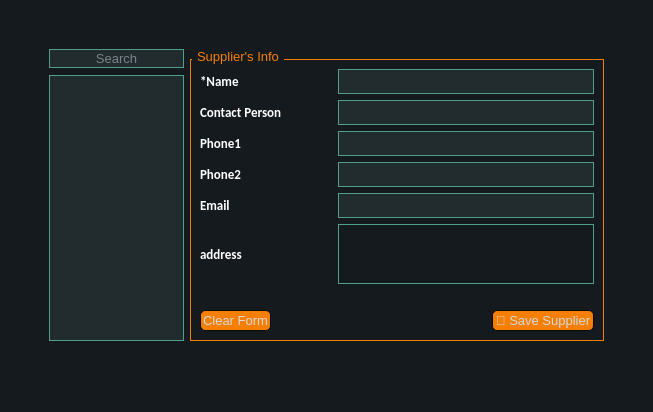
<?xml version="1.0" encoding="UTF-8"?>
<ui version="4.0">
 <class>MainWindow</class>
 <widget class="QMainWindow" name="MainWindow">
  <property name="geometry">
   <rect>
    <x>0</x>
    <y>0</y>
    <width>653</width>
    <height>412</height>
   </rect>
  </property>
  <property name="windowTitle">
   <string>MainWindow</string>
  </property>
  <property name="styleSheet">
   <string notr="true">QMainWindow , QWidget {
	font-size: 10pt;
	font-family: &quot;Segoe UI&quot;;
	background-color:#151a1e;
}

QCalendar {
	font-size: 10pt;
	font-family: &quot;Segoe UI&quot;;
	background-color: #151a1e;
}

QTextEdit {
	font-size: 10pt;
	font-family: &quot;Segoe UI&quot;;
	border-width: 1px;
	border-style: solid;
	border-color: #4fa08b;
	background-color: #222b2e;
	color: #d3dae3;
}

QPlainTextEdit {
	font-size: 10pt;
	font-family: &quot;Segoe UI&quot;;
	border-width: 1px;
	border-style: solid;
	border-color: #4fa08b;
	background-color: #222b2e;
	color: #d3dae3;
}

QToolButton {
	font-size: 10pt;
	font-family: &quot;Segoe UI&quot;;
	border-style: solid;
	border-top-color: qlineargradient(spread:pad, x1:0.5, y1:1, x2:0.5, y2:0, stop:0 rgb(215, 215, 215), stop:1 rgb(222, 222, 222));
	border-right-color: qlineargradient(spread:pad, x1:0, y1:0.5, x2:1, y2:0.5, stop:0 rgb(217, 217, 217), stop:1 rgb(227, 227, 227));
	border-left-color: qlineargradient(spread:pad, x1:0, y1:0.5, x2:1, y2:0.5, stop:0 rgb(227, 227, 227), stop:1 rgb(217, 217, 217));
	border-bottom-color: qlineargradient(spread:pad, x1:0.5, y1:1, x2:0.5, y2:0, stop:0 rgb(215, 215, 215), stop:1 rgb(222, 222, 222));
	border-width: 1px;
	border-radius: 5px;
	color: #d3dae3;
	padding: 2px;
	background-color: rgb(255,255,255);
}

QToolButton:hover {
	font-size: 10pt;
	font-family: &quot;Segoe UI&quot;;
	border-style: solid;
	border-top-color: qlineargradient(spread:pad, x1:0.5, y1:1, x2:0.5, y2:0, stop:0 rgb(195, 195, 195), stop:1 rgb(222, 222, 222));
	border-right-color: qlineargradient(spread:pad, x1:0, y1:0.5, x2:1, y2:0.5, stop:0 rgb(197, 197, 197), stop:1 rgb(227, 227, 227));
	border-left-color: qlineargradient(spread:pad, x1:0, y1:0.5, x2:1, y2:0.5, stop:0 rgb(227, 227, 227), stop:1 rgb(197, 197, 197));
	border-bottom-color: qlineargradient(spread:pad, x1:0.5, y1:1, x2:0.5, y2:0, stop:0 rgb(195, 195, 195), stop:1 rgb(222, 222, 222));
	border-width: 1px;
	border-radius: 5px;
	color: rgb(0,0,0);
	padding: 2px;
	background-color: rgb(255,255,255);
}

QToolButton:pressed {
	font-size: 10pt;
	font-family: &quot;Segoe UI&quot;;
	border-style: solid;
	border-top-color: qlineargradient(spread:pad, x1:0.5, y1:1, x2:0.5, y2:0, stop:0 rgb(215, 215, 215), stop:1 rgb(222, 222, 222));
	border-right-color: qlineargradient(spread:pad, x1:0, y1:0.5, x2:1, y2:0.5, stop:0 rgb(217, 217, 217), stop:1 rgb(227, 227, 227));
	border-left-color: qlineargradient(spread:pad, x1:0, y1:0.5, x2:1, y2:0.5, stop:0 rgb(227, 227, 227), stop:1 rgb(217, 217, 217));
	border-bottom-color: qlineargradient(spread:pad, x1:0.5, y1:1, x2:0.5, y2:0, stop:0 rgb(215, 215, 215), stop:1 rgb(222, 222, 222));
	border-width: 1px;
	border-radius: 5px;
	color: rgb(0,0,0);
	padding: 2px;
	background-color: rgb(142,142,142);
}

QPushButton {
	font-size: 10pt;
	font-family: &quot;Segoe UI&quot;;
	border-style: solid;
	border-color: #050a0e;
	border-width: 1px;
	border-radius: 5px;
	color: #d3dae3;
	padding: 2px;
	background-color: #F77F00;
}

QPushButton::default {
	font-size: 10pt;
	font-family: &quot;Segoe UI&quot;;
	border-style: solid;
	border-color: #050a0e;
	border-width: 1px;
	border-radius: 5px;
	color: #FFFFFF;
	padding: 2px;
	background-color: #151a1e;;
}

QPushButton:hover {
	font-size: 10pt;
	font-family: &quot;Segoe UI&quot;;
	border-style: solid;
	border-color: #050a0e;
	border-width: 1px;
	border-radius: 5px;
	color: #d3dae3;
	padding: 2px;
	background-color: #1c1f1f;
}

QPushButton:pressed {
	font-size: 10pt;
	font-family: &quot;Segoe UI&quot;;
	border-style: solid;
	border-color: #050a0e;
	border-width: 1px;
	border-radius: 5px;
	color: #d3dae3;
	padding: 2px;
	background-color: #2c2f2f;
}

QPushButton:disabled {
	font-size: 10pt;
	font-family: &quot;Segoe UI&quot;;
	border-style: solid;
	border-top-color: qlineargradient(spread:pad, x1:0.5, y1:1, x2:0.5, y2:0, stop:0 rgb(215, 215, 215), stop:1 rgb(222, 222, 222));
	border-right-color: qlineargradient(spread:pad, x1:0, y1:0.5, x2:1, y2:0.5, stop:0 rgb(217, 217, 217), stop:1 rgb(227, 227, 227));
	border-left-color: qlineargradient(spread:pad, x1:0, y1:0.5, x2:1, y2:0.5, stop:0 rgb(227, 227, 227), stop:1 rgb(217, 217, 217));
	border-bottom-color: qlineargradient(spread:pad, x1:0.5, y1:1, x2:0.5, y2:0, stop:0 rgb(215, 215, 215), stop:1 rgb(222, 222, 222));
	border-width: 1px;
	border-radius: 5px;
	color: #808086;
	padding: 2px;
	background-color: rgb(142,142,142);
}

QLineEdit {
	font-size: 10pt;
	font-family: &quot;Segoe UI&quot;;
	border-width: 1px;
	border-style: solid;
	border-color: #4fa08b;
	background-color: #222b2e;
	color: #d3dae3;
}

QLineEdit:disabled {
	font-size: 10pt;
	font-family: &quot;Segoe UI&quot;;
	border-width: 1px;
	border-style: solid;
	border-color: #4fa08b;
    background-color: #151a1e;
    color: #151a1e;
}

QLCDNumber {
	font-size: 10pt;
	font-family: &quot;Segoe UI&quot;;
	color: #4d9b87;
}

QProgressBar {
	font-size: 10pt;
	font-family: &quot;Segoe UI&quot;;
	text-align: center;
	color: #d3dae3;
	border-radius: 10px;
	border-color: transparent;
	border-style: solid;
	background-color: #52595d;
}

QProgressBar::chunk {
	font-size: 10pt;
	font-family: &quot;Segoe UI&quot;;
	background-color: #214037	;
	border-radius: 10px;
}

QMenuBar {
	font-size: 10pt;
	font-family: &quot;Segoe UI&quot;;
	background-color: #151a1e;
}

QMenuBar::item {
	font-size: 10pt;
	font-family: &quot;Segoe UI&quot;;
	color: #d3dae3;
  	spacing: 3px;
  	padding: 1px 4px;
	background-color: #151a1e;
}

QMenuBar::item:selected {
	font-size: 10pt;
	font-family: &quot;Segoe UI&quot;;
	background-color: #252a2e;
	color: #FFFFFF;
}

QMenu {
	font-size: 10pt;
	font-family: &quot;Segoe UI&quot;;
	background-color: #151a1e;
}

QMenu::item:selected {
	font-size: 10pt;
	font-family: &quot;Segoe UI&quot;;
	background-color: #252a2e;
	color: #FFFFFF;
}

QMenu::item {
	font-size: 10pt;
	font-family: &quot;Segoe UI&quot;;
	color: #d3dae3;
	background-color: #151a1e;
}

QTabBar::tab:first {
	font-size: 10pt;
	font-family: &quot;Segoe UI&quot;;
	border-style: solid;
	border-left-width:1px;
	border-right-width:0px;
	border-top-width:1px;
	border-bottom-width:0px;
	border-top-color: #050a0e;
	border-left-color: #050a0e;
	border-bottom-color: #050a0e;
	border-top-left-radius: 4px;
	color: #d3dae3;
	padding: 3px;
	margin-left:0px;
	background-color: #151a1e;
}

QTabBar::tab:last {
	font-size: 10pt;
	font-family: &quot;Segoe UI&quot;;
	border-style: solid;
	border-top-width:1px;
	border-left-width:1px;
	border-right-width:1px;
	border-bottom-width:0px;
	border-color: #050a0e;
	border-top-right-radius: 4px;
	color: #d3dae3;
	padding: 3px;
	margin-left:0px;
	background-color: #151a1e;
}

QTabBar::tab {
	font-size: 10pt;
	font-family: &quot;Segoe UI&quot;;
	border-style: solid;
	border-top-width:1px;
	border-bottom-width:0px;
	border-left-width:1px;
	border-top-color: #050a0e;
	border-left-color: #050a0e;
	border-bottom-color: #050a0e;
	color: #d3dae3;
	padding: 3px;
	margin-left:0px;
	background-color: #151a1e;
}


QTabBar::tab:selected, QTabBar::tab:last:selected, QTabBar::tab:hover {
	font-size: 10pt;
	font-family: &quot;Segoe UI&quot;;
	border-style: solid;
  	border-left-width:1px;
	border-bottom-width:0px;
	border-right-color: transparent;
	border-top-color: #050a0e;
	border-left-color: #050a0e;
	border-bottom-color: #050a0e;
	color: #FFFFFF;
	padding: 3px;
	margin-left:0px;
    background-color: #F77F00;
}

QTabBar::tab:selected, QTabBar::tab:first:selected, QTabBar::tab:hover {
	font-size: 10pt;
	font-family: &quot;Segoe UI&quot;;
	border-style: solid;
  	border-left-width:1px;
  	border-bottom-width:0px;
  	border-top-width:1px;
	border-right-color: transparent;
	border-top-color: #050a0e;
	border-left-color: #050a0e;
	border-bottom-color: #050a0e;
	color: #FFFFFF;
	padding: 3px;
	margin-left:0px;
    background-color: #F77F00;
}

QCheckBox {
	font-size: 10pt;
	font-family: &quot;Segoe UI&quot;;
	color: #d3dae3;
	padding: 2px;
}

QCheckBox:disabled {
	font-size: 10pt;
	font-family: &quot;Segoe UI&quot;;
	color: #808086;
	padding: 2px;
}

QCheckBox:hover {
	font-size: 10pt;
	font-family: &quot;Segoe UI&quot;;
	border-radius:4px;
	border-style:solid;
	padding-left: 1px;
	padding-right: 1px;
	padding-bottom: 1px;
	padding-top: 1px;
	border-width:1px;
	border-color: transparent;
}

QCheckBox::indicator:checked {
	font-size: 10pt;
	font-family: &quot;Segoe UI&quot;;
	height: 10px;
	width: 10px;
	border-style:solid;
	border-width: 1px;
	border-color: #4fa08b;
	color: #000000;
	background-color: qradialgradient(cx:0.4, cy:0.4, radius: 1.5,fx:0, fy:0, stop:0 #1e282c, stop:0.3 #1e282c, stop:0.4 #4fa08b, stop:0.5 #1e282c, stop:1 #1e282c);
}

QCheckBox::indicator:unchecked {
	font-size: 10pt;
	font-family: &quot;Segoe UI&quot;;
	height: 10px;
	width: 10px;
	border-style:solid;
	border-width: 1px;
	border-color: #4fa08b;
	color: #000000;
}

QRadioButton {
	font-size: 10pt;
	font-family: &quot;Segoe UI&quot;;
	color: #d3dae3;
	padding: 1px;
}

QRadioButton::indicator:checked {
	font-size: 10pt;
	font-family: &quot;Segoe UI&quot;;
	height: 10px;
	width: 10px;
	border-style:solid;
	border-radius:5px;
	border-width: 1px;
	border-color: #4fa08b;
	color: #a9b7c6;
	background-color: qradialgradient(cx:0.5, cy:0.5, radius:0.4,fx:0.5, fy:0.5, stop:0 #4fa08b, stop:1 #1e282c);
}

QRadioButton::indicator:!checked {
	font-size: 10pt;
	font-family: &quot;Segoe UI&quot;;
	height: 10px;
	width: 10px;
	border-style:solid;
	border-radius:5px;
	border-width: 1px;
	border-color: #4fa08b;
	color: #a9b7c6;
	background-color: transparent;
}

QStatusBar {
	font-size: 10pt;
	font-family: &quot;Segoe UI&quot;;
	color:#027f7f;
}

QSpinBox {
	font-size: 10pt;
	font-family: &quot;Segoe UI&quot;;
	color: #d3dae3;
	background-color: #222b2e;
	border-width: 1px;
	border-style: solid;
	border-color: #4fa08b;
}

QSpinBox:disabled {
	font-size: 10pt;
	font-family: &quot;Segoe UI&quot;;
	background-color: #151a1e;
    color: #151a1e;
}

QDoubleSpinBox {
	font-size: 10pt;
	font-family: &quot;Segoe UI&quot;;
	color: #d3dae3;
	background-color: #222b2e;
	border-width: 1px;
	border-style: solid;
	border-color: #4fa08b;
}

QTimeEdit {
	font-size: 10pt;
	font-family: &quot;Segoe UI&quot;;
	color: #d3dae3;
	background-color: #222b2e;
	border-width: 1px;
	border-style: solid;
	border-color: #4fa08b;
}

QDateTimeEdit {
	font-size: 10pt;
	font-family: &quot;Segoe UI&quot;;
	color: #d3dae3;
	background-color: #222b2e;
	border-width: 1px;
	border-style: solid;
	border-color: #4fa08b;
}

QDateEdit {
	font-size: 10pt;
	font-family: &quot;Segoe UI&quot;;
	color: #d3dae3;
	background-color: #222b2e;
	border-width: 1px;
	border-style: solid;
	border-color: #4fa08b;
}

QFontComboBox {
	font-size: 10pt;
	font-family: &quot;Segoe UI&quot;;
	color: #d3dae3;
	background-color: #222b2e;
	border-width: 1px;
	border-style: solid;
	border-color: #4fa08b;
}

QComboBox {
	font-size: 10pt;
	font-family: &quot;Segoe UI&quot;;
	color: #d3dae3;
	background-color: #222b2e;
	border-width: 1px;
	border-style: solid;
	border-color: #4fa08b;
}

QComboBox QAbstractItemView {
	font-size: 10pt;
	font-family: &quot;Segoe UI&quot;;
	background-color: #222b2e;
	color: #d3dae3;
	selection-background-color: #007acc;
}

QDial {
	font-size: 10pt;
	font-family: &quot;Segoe UI&quot;;
	background: #16a085;
}

QToolBox {
	font-size: 10pt;
	font-family: &quot;Segoe UI&quot;;
	color: #a9b7c6;
	background-color: #222b2e;
}

QToolBox::tab {
	font-size: 10pt;
	font-family: &quot;Segoe UI&quot;;
	color: #a9b7c6;
	background-color:#222b2e;
}

QToolBox::tab:selected {
	font-size: 10pt;
	font-family: &quot;Segoe UI&quot;;
	color: #FFFFFF;
	background-color:#222b2e;
}

QSlider::groove:horizontal {
	font-size: 10pt;
	font-family: &quot;Segoe UI&quot;;
	height: 5px;
	background-color: #52595d;
}

QSlider::groove:vertical {
	font-size: 10pt;
	font-family: &quot;Segoe UI&quot;;
	width: 5px;
	background-color: #52595d;
}

QSlider::handle:horizontal {
	font-size: 10pt;
	font-family: &quot;Segoe UI&quot;;
	background: #1a2224;
	border-style: solid;
	border-width: 1px;
	border-color: rgb(207,207,207);
	width: 12px;
	margin: -5px 0;
	border-radius: 7px;
}

QSlider::handle:vertical {
	font-size: 10pt;
	font-family: &quot;Segoe UI&quot;;
	background: #1a2224;
	border-style: solid;
	border-width: 1px;
	border-color: rgb(207,207,207);
	height: 12px;
	margin: 0 -5px;
	border-radius: 7px;
}

QSlider::add-page:horizontal {
	font-size: 10pt;
	font-family: &quot;Segoe UI&quot;;
	background: #52595d;
}

QSlider::add-page:vertical {
	font-size: 10pt;
	font-family: &quot;Segoe UI&quot;;
	background: #52595d;
}

QSlider::sub-page:horizontal {
	font-size: 10pt;
	font-family: &quot;Segoe UI&quot;;
	background-color: #15433a;
}

QSlider::sub-page:vertical {
	font-size: 10pt;
	font-family: &quot;Segoe UI&quot;;
	background-color: #15433a;
}

QScrollBar:horizontal {
	font-size: 10pt;
	font-family: &quot;Segoe UI&quot;;
	max-height: 10px;
	border: 1px transparent grey;
	margin: 0px 20px 0px 20px;
	background: transparent;
}

QScrollBar:vertical {
	font-size: 10pt;
	font-family: &quot;Segoe UI&quot;;
	max-width: 10px;
	border: 1px transparent grey;
	margin: 20px 0px 20px 0px;
	background: transparent;
}

QScrollBar::handle:horizontal {
	font-size: 10pt;
	font-family: &quot;Segoe UI&quot;;
	background: #52595d;
	border-style: transparent;
	border-radius: 4px;
	min-width: 25px;
}

QScrollBar::handle:horizontal:hover {
	font-size: 10pt;
	font-family: &quot;Segoe UI&quot;;
	background: #58a492;
	border-style: transparent;
	border-radius: 4px;
	min-width: 25px;
}

QScrollBar::handle:vertical {
	font-size: 10pt;
	font-family: &quot;Segoe UI&quot;;
	background: #52595d;
	border-style: transparent;
	border-radius: 4px;
	min-height: 25px;
}

QScrollBar::handle:vertical:hover {
	font-size: 10pt;
	font-family: &quot;Segoe UI&quot;;
	background: #58a492;
	border-style: transparent;
	border-radius: 4px;
	min-height: 25px;
}

QScrollBar::add-line:horizontal {
	font-size: 10pt;
	font-family: &quot;Segoe UI&quot;;
	border: 2px transparent grey;
   border-top-right-radius: 4px;
   border-bottom-right-radius: 4px;
   background: #15433a;
   width: 20px;
   subcontrol-position: right;
   subcontrol-origin: margin;
}

QScrollBar::add-line:horizontal:pressed {
	font-size: 10pt;
	font-family: &quot;Segoe UI&quot;;
	border: 2px transparent grey;
   border-top-right-radius: 4px;
   border-bottom-right-radius: 4px;
   background: rgb(181,181,181);
   width: 20px;
   subcontrol-position: right;
   subcontrol-origin: margin;
}

QScrollBar::add-line:vertical {
	font-size: 10pt;
	font-family: &quot;Segoe UI&quot;;
	border: 2px transparent grey;
   border-bottom-left-radius: 4px;
   border-bottom-right-radius: 4px;
   background: #15433a;
   height: 20px;
   subcontrol-position: bottom;
   subcontrol-origin: margin;
}

QScrollBar::add-line:vertical:pressed {
	font-size: 10pt;
	font-family: &quot;Segoe UI&quot;;
	border: 2px transparent grey;
   border-bottom-left-radius: 4px;
   border-bottom-right-radius: 4px;
   background: rgb(181,181,181);
   height: 20px;
   subcontrol-position: bottom;
   subcontrol-origin: margin;
}

QScrollBar::sub-line:horizontal {
	font-size: 10pt;
	font-family: &quot;Segoe UI&quot;;
	border: 2px transparent grey;
   border-top-left-radius: 4px;
   border-bottom-left-radius: 4px;
   background: #15433a;
   width: 20px;
   subcontrol-position: left;
   subcontrol-origin: margin;
}

QScrollBar::sub-line:horizontal:pressed {
	font-size: 10pt;
	font-family: &quot;Segoe UI&quot;;
	border: 2px transparent grey;
   border-top-left-radius: 4px;
   border-bottom-left-radius: 4px;
   background: rgb(181,181,181);
   width: 20px;
   subcontrol-position: left;
   subcontrol-origin: margin;
}

QScrollBar::sub-line:vertical {
	font-size: 10pt;
	font-family: &quot;Segoe UI&quot;;
	border: 2px transparent grey;
   border-top-left-radius: 4px;
   border-top-right-radius: 4px;
   background: #15433a;
   height: 20px;
   subcontrol-position: top;
   subcontrol-origin: margin;
}

QScrollBar::sub-line:vertical:pressed {
	font-size: 10pt;
	font-family: &quot;Segoe UI&quot;;
	border: 2px transparent grey;
   border-top-left-radius: 4px;
   border-top-right-radius: 4px;
   background: rgb(181,181,181);
   height: 20px;
   subcontrol-position: top;
   subcontrol-origin: margin;
}

QScrollBar::add-page:horizontal, QScrollBar::sub-page:horizontal {
	font-size: 10pt;
	font-family: &quot;Segoe UI&quot;;
	background: none;
}

QScrollBar::add-page:vertical, QScrollBar::sub-page:vertical {
	font-size: 10pt;
	font-family: &quot;Segoe UI&quot;;
	background: none;
}

QComboBox {
	font-size: 10pt;
	font-family: &quot;Segoe UI&quot;;
	color: #ffffff;
    font-weight: bold;
}

QRadioButton, QComboBox {
	font-size: 10pt;
	color: #ffffff;
    font-family: Calibri;
    font-weight: bold;
}

QComboBox:disabled {
	font-family: Calibri;
    font-weight: bold;
	font-size: 13px;
    background-color: #151a1e;
    color: #151a1e;
}

QFrame {
	font-size: 10pt;
	font-family: &quot;Segoe UI&quot;;
	background-color: #151a1e;
}

QTabWidget {
	font-size: 10pt;
	font-family: &quot;Segoe UI&quot;;
	color:#ffffff;
	background-color: #151a1e;
}

QTabWidget::pane {
	font-size: 10pt;
	font-family: &quot;Segoe UI&quot;;
	color: #ffffff;

	border-color: #050a0e;
	background-color: #151a1e;
	border-style: solid;
	border-width: 1px;
}


QHeaderView::section {
    background-color: #F77F00;
    color: white;
    padding: 4px;
    border: 1px solid black;
}

QTableView::item {
	font-size: 10pt;
	font-family: &quot;Segoe UI&quot;;
	padding: 5px;
    background: white;
}

QTableView::item:alternate {
	font-size: 10pt;
	font-family: &quot;Segoe UI&quot;;
	color: #000000;
    background: lightgray;
}

QTableView::item:selected {
    background-color: #3399FF; /* or any contrasting color */
    color: black; /* ensure text is visible */
}



QLabel {
	color: #ffffff;
	background-color: #151a1e;
    font-family: Calibri;
    font-weight: bold;
	font-size: 13px;
}

QGroupBox {
	font-size: 10pt;
	font-family: &quot;Segoe UI&quot;;
	border: 1px solid #F77F00;
    margin-top: 10px;
}

QGroupBox::title {
	color: #F77F00 ;
    subcontrol-origin: margin;
    left: 2px;
    padding: 0 3px;
    font-family: PoetsenOne;
    font-weight: bold;
	font-size: 14px;
}


QTreeWidget {
    background-color: white;
    border: 1px solid black;
}

QTreeWidget::item {
    border-bottom: 1px solid black;
}
QTreeWidget::item:selected {
    background-color: #3399FF; /* or any contrasting color */
    color: black; /* ensure text is visible */
}


QTableWidget {
    background-color: white;
    border: 1px solid black;
}

QTableWidget::item {
    border-bottom: 1px solid black;
}
QTableWidget::item:selected {
    background-color: #3399FF; /* or any contrasting color */
    color: black; /* ensure text is visible */
}

QListWidget{
	font-size: 10pt;
	font-family: &quot;Segoe UI&quot;;
	border-width: 1px;
	border-style: solid;
	border-color: #4fa08b;
	background-color: #222b2e;
	color: #d3dae3;
}
QListWidget::item {
    padding: 5px;
    border: none;
}

QListWidget::item:selected {
    background-color: #F77F00;
    color: #ffffff; /* optional: adjust text color for contrast */
}


</string>
  </property>
  <widget class="QWidget" name="centralwidget">
   <layout class="QGridLayout" name="gridLayout_11">
    <item row="0" column="1">
     <spacer name="verticalSpacer">
      <property name="orientation">
       <enum>Qt::Vertical</enum>
      </property>
      <property name="sizeType">
       <enum>QSizePolicy::Minimum</enum>
      </property>
      <property name="sizeHint" stdset="0">
       <size>
        <width>20</width>
        <height>40</height>
       </size>
      </property>
     </spacer>
    </item>
    <item row="2" column="1">
     <widget class="QListWidget" name="suppliers_list">
      <property name="minimumSize">
       <size>
        <width>120</width>
        <height>0</height>
       </size>
      </property>
      <property name="maximumSize">
       <size>
        <width>135</width>
        <height>16777215</height>
       </size>
      </property>
     </widget>
    </item>
    <item row="1" column="1">
     <widget class="QLineEdit" name="search_supplier_field">
      <property name="maximumSize">
       <size>
        <width>135</width>
        <height>16777215</height>
       </size>
      </property>
      <property name="alignment">
       <set>Qt::AlignCenter</set>
      </property>
      <property name="placeholderText">
       <string>Search</string>
      </property>
     </widget>
    </item>
    <item row="1" column="2" rowspan="2">
     <widget class="QGroupBox" name="supplier_gp_box">
      <property name="title">
       <string>Supplier's Info</string>
      </property>
      <layout class="QGridLayout" name="gridLayout_9">
       <item row="2" column="2">
        <widget class="QLineEdit" name="contact_person">
         <property name="minimumSize">
          <size>
           <width>150</width>
           <height>25</height>
          </size>
         </property>
         <property name="alignment">
          <set>Qt::AlignCenter</set>
         </property>
        </widget>
       </item>
       <item row="10" column="1">
        <spacer name="horizontalSpacer_3">
         <property name="orientation">
          <enum>Qt::Horizontal</enum>
         </property>
         <property name="sizeHint" stdset="0">
          <size>
           <width>40</width>
           <height>20</height>
          </size>
         </property>
        </spacer>
       </item>
       <item row="3" column="0" colspan="2">
        <widget class="QLabel" name="label_333">
         <property name="text">
          <string>Phone1</string>
         </property>
        </widget>
       </item>
       <item row="4" column="0" colspan="2">
        <widget class="QLabel" name="label_31">
         <property name="text">
          <string>Phone2</string>
         </property>
        </widget>
       </item>
       <item row="2" column="0" colspan="2">
        <widget class="QLabel" name="label_40">
         <property name="text">
          <string>Contact Person</string>
         </property>
        </widget>
       </item>
       <item row="1" column="2">
        <widget class="QLineEdit" name="name">
         <property name="minimumSize">
          <size>
           <width>0</width>
           <height>25</height>
          </size>
         </property>
         <property name="alignment">
          <set>Qt::AlignCenter</set>
         </property>
        </widget>
       </item>
       <item row="9" column="0">
        <spacer name="verticalSpacer_3">
         <property name="orientation">
          <enum>Qt::Vertical</enum>
         </property>
         <property name="sizeHint" stdset="0">
          <size>
           <width>20</width>
           <height>40</height>
          </size>
         </property>
        </spacer>
       </item>
       <item row="5" column="2">
        <widget class="QLineEdit" name="email">
         <property name="minimumSize">
          <size>
           <width>0</width>
           <height>25</height>
          </size>
         </property>
         <property name="alignment">
          <set>Qt::AlignCenter</set>
         </property>
        </widget>
       </item>
       <item row="10" column="0">
        <widget class="QPushButton" name="clear_form">
         <property name="maximumSize">
          <size>
           <width>150</width>
           <height>16777215</height>
          </size>
         </property>
         <property name="text">
          <string>Clear Form</string>
         </property>
        </widget>
       </item>
       <item row="6" column="2">
        <widget class="QPlainTextEdit" name="address">
         <property name="maximumSize">
          <size>
           <width>16777215</width>
           <height>60</height>
          </size>
         </property>
        </widget>
       </item>
       <item row="5" column="0">
        <widget class="QLabel" name="label_33">
         <property name="text">
          <string>Email</string>
         </property>
        </widget>
       </item>
       <item row="4" column="2">
        <widget class="QLineEdit" name="phone2">
         <property name="minimumSize">
          <size>
           <width>0</width>
           <height>25</height>
          </size>
         </property>
         <property name="alignment">
          <set>Qt::AlignCenter</set>
         </property>
        </widget>
       </item>
       <item row="6" column="0">
        <widget class="QLabel" name="label_34">
         <property name="text">
          <string>address</string>
         </property>
        </widget>
       </item>
       <item row="3" column="2">
        <widget class="QLineEdit" name="phone1">
         <property name="minimumSize">
          <size>
           <width>0</width>
           <height>25</height>
          </size>
         </property>
         <property name="alignment">
          <set>Qt::AlignCenter</set>
         </property>
        </widget>
       </item>
       <item row="1" column="0" colspan="2">
        <widget class="QLabel" name="label_35">
         <property name="text">
          <string>*Name</string>
         </property>
        </widget>
       </item>
       <item row="10" column="2" alignment="Qt::AlignRight">
        <widget class="QPushButton" name="save_supplier">
         <property name="maximumSize">
          <size>
           <width>150</width>
           <height>16777215</height>
          </size>
         </property>
         <property name="text">
          <string>💾 Save Supplier</string>
         </property>
        </widget>
       </item>
      </layout>
     </widget>
    </item>
    <item row="3" column="1">
     <spacer name="verticalSpacer_2">
      <property name="orientation">
       <enum>Qt::Vertical</enum>
      </property>
      <property name="sizeType">
       <enum>QSizePolicy::Minimum</enum>
      </property>
      <property name="sizeHint" stdset="0">
       <size>
        <width>20</width>
        <height>40</height>
       </size>
      </property>
     </spacer>
    </item>
    <item row="2" column="0">
     <spacer name="horizontalSpacer">
      <property name="orientation">
       <enum>Qt::Horizontal</enum>
      </property>
      <property name="sizeType">
       <enum>QSizePolicy::Minimum</enum>
      </property>
      <property name="sizeHint" stdset="0">
       <size>
        <width>40</width>
        <height>20</height>
       </size>
      </property>
     </spacer>
    </item>
    <item row="1" column="3">
     <spacer name="horizontalSpacer_2">
      <property name="orientation">
       <enum>Qt::Horizontal</enum>
      </property>
      <property name="sizeType">
       <enum>QSizePolicy::Minimum</enum>
      </property>
      <property name="sizeHint" stdset="0">
       <size>
        <width>40</width>
        <height>20</height>
       </size>
      </property>
     </spacer>
    </item>
   </layout>
  </widget>
  <widget class="QStatusBar" name="statusbar"/>
 </widget>
 <tabstops>
  <tabstop>name</tabstop>
  <tabstop>contact_person</tabstop>
  <tabstop>phone1</tabstop>
  <tabstop>phone2</tabstop>
  <tabstop>email</tabstop>
  <tabstop>address</tabstop>
  <tabstop>search_supplier_field</tabstop>
  <tabstop>suppliers_list</tabstop>
 </tabstops>
 <resources/>
 <connections/>
</ui>
